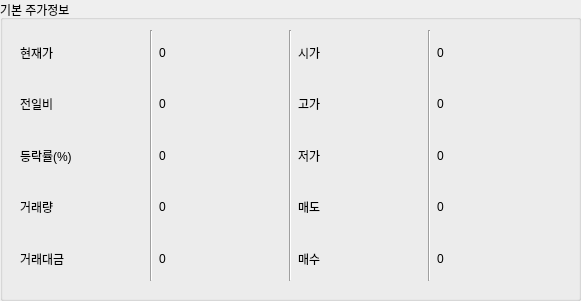
    <widget class="QGroupBox" name="groupBox_5">
     <property name="geometry">
      <rect>
       <x>230</x>
       <y>530</y>
       <width>581</width>
       <height>301</height>
      </rect>
     </property>
     <property name="title">
      <string>기본 주가정보</string>
     </property>
     <widget class="QWidget" name="layoutWidget">
      <property name="geometry">
       <rect>
        <x>20</x>
        <y>30</y>
        <width>541</width>
        <height>251</height>
       </rect>
      </property>
      <layout class="QHBoxLayout" name="horizontalLayout_7">
       <item>
        <layout class="QHBoxLayout" name="horizontalLayout_5">
         <item>
          <layout class="QVBoxLayout" name="verticalLayout_16">
           <item>
            <widget class="QLabel" name="label_36">
             <property name="text">
              <string>현재가</string>
             </property>
            </widget>
           </item>
           <item>
            <widget class="QLabel" name="label_37">
             <property name="text">
              <string>전일비</string>
             </property>
            </widget>
           </item>
           <item>
            <widget class="QLabel" name="label_38">
             <property name="text">
              <string>등락률(%)</string>
             </property>
            </widget>
           </item>
           <item>
            <widget class="QLabel" name="label_39">
             <property name="text">
              <string>거래량</string>
             </property>
            </widget>
           </item>
           <item>
            <widget class="QLabel" name="label_40">
             <property name="text">
              <string>거래대금</string>
             </property>
            </widget>
           </item>
          </layout>
         </item>
         <item>
          <widget class="Line" name="line">
           <property name="orientation">
            <enum>Qt::Vertical</enum>
           </property>
          </widget>
         </item>
         <item>
          <layout class="QVBoxLayout" name="verticalLayout_17">
           <item>
            <widget class="QLabel" name="label_41">
             <property name="text">
              <string>0</string>
             </property>
            </widget>
           </item>
           <item>
            <widget class="QLabel" name="label_42">
             <property name="text">
              <string>0</string>
             </property>
            </widget>
           </item>
           <item>
            <widget class="QLabel" name="label_43">
             <property name="text">
              <string>0</string>
             </property>
            </widget>
           </item>
           <item>
            <widget class="QLabel" name="label_44">
             <property name="text">
              <string>0</string>
             </property>
            </widget>
           </item>
           <item>
            <widget class="QLabel" name="label_45">
             <property name="text">
              <string>0</string>
             </property>
            </widget>
           </item>
          </layout>
         </item>
        </layout>
       </item>
       <item>
        <widget class="Line" name="line_9">
         <property name="orientation">
          <enum>Qt::Vertical</enum>
         </property>
        </widget>
       </item>
       <item>
        <layout class="QHBoxLayout" name="horizontalLayout_6">
         <item>
          <layout class="QVBoxLayout" name="verticalLayout_18">
           <item>
            <widget class="QLabel" name="label_50">
             <property name="text">
              <string>시가</string>
             </property>
            </widget>
           </item>
           <item>
            <widget class="QLabel" name="label_48">
             <property name="text">
              <string>고가</string>
             </property>
            </widget>
           </item>
           <item>
            <widget class="QLabel" name="label_49">
             <property name="text">
              <string>저가</string>
             </property>
            </widget>
           </item>
           <item>
            <widget class="QLabel" name="label_47">
             <property name="text">
              <string>매도</string>
             </property>
            </widget>
           </item>
           <item>
            <widget class="QLabel" name="label_46">
             <property name="text">
              <string>매수</string>
             </property>
            </widget>
           </item>
          </layout>
         </item>
         <item>
          <widget class="Line" name="line_8">
           <property name="orientation">
            <enum>Qt::Vertical</enum>
           </property>
          </widget>
         </item>
         <item>
          <layout class="QVBoxLayout" name="verticalLayout_19">
           <item>
            <widget class="QLabel" name="label_51">
             <property name="text">
              <string>0</string>
             </property>
            </widget>
           </item>
           <item>
            <widget class="QLabel" name="label_52">
             <property name="text">
              <string>0</string>
             </property>
            </widget>
           </item>
           <item>
            <widget class="QLabel" name="label_53">
             <property name="text">
              <string>0</string>
             </property>
            </widget>
           </item>
           <item>
            <widget class="QLabel" name="label_54">
             <property name="text">
              <string>0</string>
             </property>
            </widget>
           </item>
           <item>
            <widget class="QLabel" name="label_55">
             <property name="text">
              <string>0</string>
             </property>
            </widget>
           </item>
          </layout>
         </item>
        </layout>
       </item>
      </layout>
     </widget>
    </widget>
